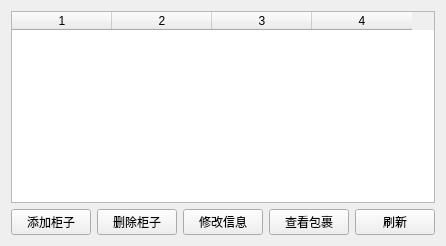
<?xml version="1.0" encoding="UTF-8"?>
<ui version="4.0">
    <class>PickupCabinetView</class>
    <widget class="QWidget" name="PickupCabinetView">
        <property name="windowTitle">
            <string>快递柜管理</string>
        </property>
        <layout class="QVBoxLayout" name="verticalLayout">
            <item>
                <widget class="QTableWidget" name="cabinetTableWidget">
                    <property name="columnCount">
                        <number>4</number>
                    </property>
                    <property name="horizontalHeaderLabels">
                        <stringlist>
                            <string>ID</string>
                            <string>位置</string>
                            <string>容量</string>
                            <string>包裹ID列表</string>
                        </stringlist>
                    </property>
                </widget>
            </item>
            <item>
                <layout class="QHBoxLayout" name="horizontalLayoutButtons">
                    <item>
                        <widget class="QPushButton" name="addCabinetButton">
                            <property name="text">
                                <string>添加柜子</string>
                            </property>
                        </widget>
                    </item>
                    <item>
                        <widget class="QPushButton" name="removeCabinetButton">
                            <property name="text">
                                <string>删除柜子</string>
                            </property>
                        </widget>
                    </item>
                    <item>
                        <widget class="QPushButton" name="updateCabinetButton">
                            <property name="text">
                                <string>修改信息</string>
                            </property>
                        </widget>
                    </item>
                    <item>
                        <widget class="QPushButton" name="viewPackagesButton">
                            <property name="text">
                                <string>查看包裹</string>
                            </property>
                        </widget>
                    </item>
                    <item>
                        <widget class="QPushButton" name="refreshCabinetButton">
                            <property name="text">
                                <string>刷新</string>
                            </property>
                        </widget>
                    </item>
                </layout>
            </item>
        </layout>
    </widget>
    <resources/>
    <connections/>
</ui> 
